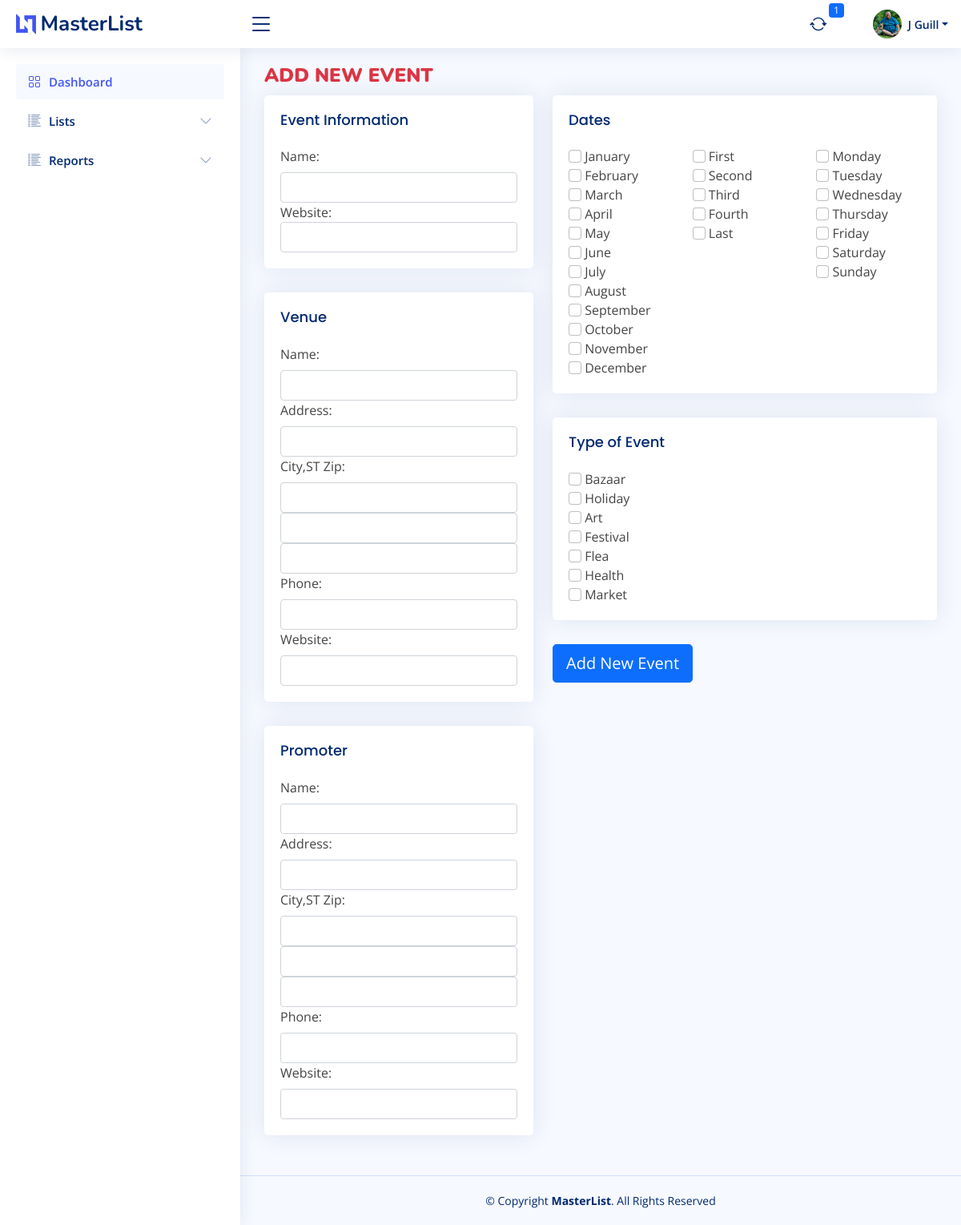
Screenshot of /masterlist/newevent (signed in) with the database file from the repository.
### bazaar/models.py (models this page shows, shortened)
class User(db.Model, UserMixin):
    id = db.Column(db.Integer, primary_key=True)
    firstname = db.Column(db.String(150))
    lastname = db.Column(db.String(150))
    company = db.Column(db.String(150))
    title = db.Column(db.String(50))
    aboutme = db.Column(db.Text)
    address = db.Column(db.String(150))
    city = db.Column(db.String(150))
    state = db.Column(db.String(2))
    postalcode = db.Column(db.String(20))
    phone = db.Column(db.String(20))
    email = db.Column(db.String(150), unique=True)
    dob = db.Column(db.Date)
    avatar_filename = db.Column(db.Text)
    avatar_url = db.Column(db.String(250))
    twitter = db.Column(db.String(255))
    instagram = db.Column(db.String(255))
    facebook = db.Column(db.String(255))
    linkedin = db.Column(db.String(255))
    username = db.Column(db.String(150), unique=True)
    password = db.Column(db.String(150))
    date_created = db.Column(db.DateTime(timezone=True), server_default=func.now())
    def fullname(self):
        return self.firstname + " " + self.lastname
    def firstinit_lastname(self):
        return self.firstname[:1] + " " + self.lastname

### bazaar/templates/masterlist/masterlist.py (the view, shortened to what this page needs)
@ml.route("/newevent", methods=["GET", "POST"])
@login_required
def masterlist_add():
    months = ['January', 'February', 'March', 'April', 'May', 'June', 'July', 'August', 'September', 'October',
              'November', 'December']
    weeks = ['First', 'Second', 'Third', 'Fourth', 'Last']
    days = ['Monday', 'Tuesday', 'Wednesday', 'Thursday', 'Friday', 'Saturday', 'Sunday']
    types = get_types_masterlist()
    contents = {"user": User, "months": months, "weeks": weeks, "days": days, "types": types}
    return render_template("masterlist/masterlist_add.html", **contents)

### bazaar/templates/base/base.py (called while the page is built)
@base.app_context_processor
def zipcode_qty_check():
    zipcode_count = db.session.query(func.count(USZip.id)).scalar()
    checking = zipcode_count == 0
    return dict(zipcode_count_check=checking)

@base.app_template_filter()
def format_date(item, fmt="%m/%d/%Y"):
    return item.strftime(fmt)

@base.app_context_processor
def notification_count():
    now = datetime.now()
    days_from_now = datetime.now() + timedelta(days=1)
    notcount = db.session.query(func.count(Booking.id)).filter(
        Booking.active == True,
        Booking.next_touch <= days_from_now
    ).scalar()
    if notcount == 0:
        return dict(notification_count=None)
    else:
        return dict(notification_count=notcount)

@base.app_context_processor
def notifications():
    days_from_now = datetime.now() + timedelta(days=1)
    nots = db.session.query(Booking).filter(
        Booking.active == True,
        Booking.next_touch <= days_from_now
    ).order_by(Booking.next_touch).all()
    return dict(notifications=nots)

### bazaar/utilities.py (called while the page is built)
def get_types_masterlist(tbl=MasterList):
    from sqlalchemy import inspect
    inst = inspect(tbl)
    attr_names = [c_attr.key for c_attr in inst.mapper.column_attrs]
    typelist = []
    for name in attr_names:
        if "type" in name:
            typelist.append(name.replace("type_", ""))
    return typelist

### bazaar/templates/masterlist/masterlist_add.html (shortened to what this page needs)
{% extends "base/base.html" %}
{% block page_title %}
    <b><span class="text-uppercase text-danger">ADD NEW EVENT</span></b>
{% endblock page_title %}
{% block main_content %}
    <section class="section">
        <form class="form" method="POST" action="{{ url_for('masterlist.masterlist_add') }}">
            <div class="row">
                <div class="col-md-5">
                    <div class="card">
                        <div class="card-body">
                            <h5 class="card-title">Event Information</h5>
                            <label for="event_name" class="form-label">Name:</label>
                            <input type="text" class="form-control" name="event_name" id="event_name"
                            <label for="event_website" class="form-label">Website:</label>
                            <input type="url" class="form-control" name="event_website" id="event_website"
                            >
                        </div>
                    </div>
                    <div class="card">
                        <div class="card-body">
                            <h5 class="card-title">Venue</h5>
                            <label for="name" class="form-label">Name:</label>
                            <input type="text" class="form-control" name="v_name" id="v_name">
                            <label for="address" class="form-label">Address:</label>
                            <input type="text" class="form-control" name="v_address" id="v_address">
                            <label for="city" class="form-label">City,ST Zip:</label>
                            <input type="text" class="form-control" name="v_city" id="v_city">
                            <input type="text" class="form-control" name="v_state" id="v_state">
                            <input type="text" class="form-control" name="v_zipcode" id="v_zipcode">
                            <label for="p_phone" class="form-label">Phone:</label>
                            <input type="tel" class="form-control" name="v_phone" id="v_phone">
                            <label for="p_website" class="form-label">Website:</label>
                            <input type="text" class="form-control" name="v_website" id="v_website">
                        </div>
                    </div>
                    <div class="card">
                        <div class="card-body">
                            <h5 class="card-title">Promoter</h5>
                            <label for="p_name" class="form-label">Name:</label>
                            <input type="text" class="form-control" name="p_name" id="p_name">
                            <label for="p_address" class="form-label">Address:</label>
                            <input type="text" class="form-control" name="p_address" id="p_address">
                            <label for="p_city" class="form-label">City,ST Zip:</label>
                            <input type="text" class="form-control" name="p_city" id="p_city">
                            <input type="text" class="form-control" name="p_state" id="p_state">
                            <input type="text" class="form-control" name="p_zipcode" id="p_zipcode">
                            <label for="p_phone" class="form-label">Phone:</label>
                            <input type="tel" class="form-control" name="p_phone" id="p_phone">
                            <label for="p_website" class="form-label">Website:</label>
                            <input type="text" class="form-control" name="p_website" id="p_website">
                        </div>
                    </div>
                </div>
                <div class="col-md-7">
                    <div class="card">
                        <div class="card-body">
                            <h5 class="card-title">Dates</h5>
                            <div class="row">
                                <div id="months" class="col-4">
                                    {% for month in months %}
                                        <input class="form-check-input"
                                               type="checkbox"
                                               id="{{ month }}"
                                               name="months"
                                               value="{{ month }}"
                                        >
                                        <label class="form-check-label" for="{{ month }}">{{ month }}</label><br>
                                    {% endfor %}
                                </div>
                                <div id="weeks" class="col-4">
                                    {% for week in weeks %}
                                        <input class="form-check-input"
                                               type="checkbox"
                                               id="{{ week }}"
                                               name="weeks"
                                               value="{{ week }}"
                                        >
                                        <label class="form-check-label" for="{{ week }}">{{ week }}</label><br>
                                    {% endfor %}
                                </div>
                                <div id="dayofweek" class="col-4">
                                    {% for day in days %}
                                        <input class="form-check-input"
                                               type="checkbox"
                                               id="{{ day }}"
                                               name="days"
                                               value="{{ day }}"
                                        >
                                        <label class="form-check-label" for="{{ day }}">{{ day }}</label><br>
                                    {% endfor %}
                                </div>
                            </div>
                        </div>
                    </div>
                    <div class="card">
                        <div class="card-body">
                            <h5 class="card-title">Type of Event</h5>
                            <div class="row-cols-2">
                                <div class="col-6">
                                    {% for type in types %}
                                        <input class="form-check-input"
                                               type="checkbox"
                                               id="{{ type }}"
                                               name="type"
                                               value="{{ type }}"
                                        >
                                        <label class="form-check-label" for="{{ type }}">{{ type.title() }}</label><br>
                                    {% endfor %}
                                </div>
                            </div>
                        </div>
                    </div>
                    <div>
                        <input type="submit" class="btn btn-primary btn-lg" value="Add New Event">
                    </div>
                </div>
            </div>
        </form>
    </section>
{% endblock main_content %}

### bazaar/templates/base/header.html (shortened to what this page needs)
<header id="header" class="header fixed-top d-flex align-items-center">
    <div class="d-flex align-items-center justify-content-between">
        <a href="{{ url_for('base.home') }}" class="logo d-flex align-items-center">
            <img src="{{ url_for('static', filename="img/logo.png") }}"
                 alt="">
            <span class="d-none d-lg-block">MasterList</span>
        </a>
        <i class="bi bi-list toggle-sidebar-btn"></i>
    </div>
    <nav class="header-nav ms-auto">
        <ul class="d-flex align-items-center">
            <li class="nav-item dropdown" id="notifications">
                <a class="nav-link nav-icon" href="#" data-bs-toggle="dropdown">
                    <i class="bi bi-arrow-repeat"></i>
                    <span class="badge bg-primary badge-number">{{ notification_count }}</span>
                </a>
            </li>
            <li class="nav-item dropdown pe-3" id="profile">
                <a class="nav-link nav-profile d-flex align-items-center pe-0" href="#" data-bs-toggle="dropdown"
                   id="navbarProfile">
                    <img src="{{ url_for('static', filename='img/avatar/'+current_user.avatar_filename) }}"
                         alt="Profile" class="rounded-circle">
                    <span class="d-none d-md-block dropdown-toggle ps-2">{{ current_user.firstinit_lastname() }}</span>
                </a>
            </li>
        </ul>
    </nav>
</header>

### bazaar/static/css/style.css (style rules this page uses)
:root { scroll-behavior: smooth; }
body { font-family: "Open Sans", sans-serif; background: #f6f9ff; color: #444444; }
a { color: #4154f1; text-decoration: none; }
h1, h2, h3, h4, h5, h6 { font-family: "Nunito", sans-serif; }
.card { margin-bottom: 30px; border: none; border-radius: 5px; box-shadow: 0 0 30px rgba(1, 41, 112, 0.1); }
.card-title { padding: 20px 0 15px 0; font-size: 18px; font-weight: 500; color: #012970; font-family: "Poppins", sans-serif; }
.card-body { padding: 0 20px 20px 20px; }
.logo { line-height: 1; }
@media (min-width: 1200px) { .logo { width: 280px; } }
.logo img { max-height: 26px; margin-right: 6px; }
.logo span { font-size: 26px; font-weight: 700; color: #012970; font-family: "Nunito", sans-serif; }
.header { transition: all 0.5s; z-index: 997; height: 60px; box-shadow: 0 2px 20px rgba(1, 41, 112, 0.1); background-color: #fff; padding-left: 20px; }
.header .toggle-sidebar-btn { font-size: 32px; padding-left: 10px; cursor: pointer; color: #012970; }
.header-nav ul { list-style: none; }
.header-nav > ul { margin: 0; padding: 0; }
.header-nav .nav-icon { font-size: 22px; color: #012970; margin-right: 25px; position: relative; }
.header-nav .nav-profile { color: #012970; }
.header-nav .nav-profile img { max-height: 36px; }
.header-nav .nav-profile span { font-size: 14px; font-weight: 600; }
.header-nav .badge-number { position: absolute; inset: -2px -5px auto auto; font-weight: normal; font-size: 12px; padding: 3px 6px; }

### rows the page displays
User: avatar_filename (picture), firstinit_lastname "J Guill"

### other values shown
{{ notification_count }} "1"
{{ month }} "January" "February" "March" "April" "May" "June" "July" "August" "September" "October" "November" "December"
{{ week }} "First" "Second" "Third" "Fourth" "Last"
{{ day }} "Monday" "Tuesday" "Wednesday" "Thursday" "Friday" "Saturday" "Sunday"
{{ type.title() }} "Bazaar" "Holiday" "Art" "Festival" "Flea" "Health" "Market"
